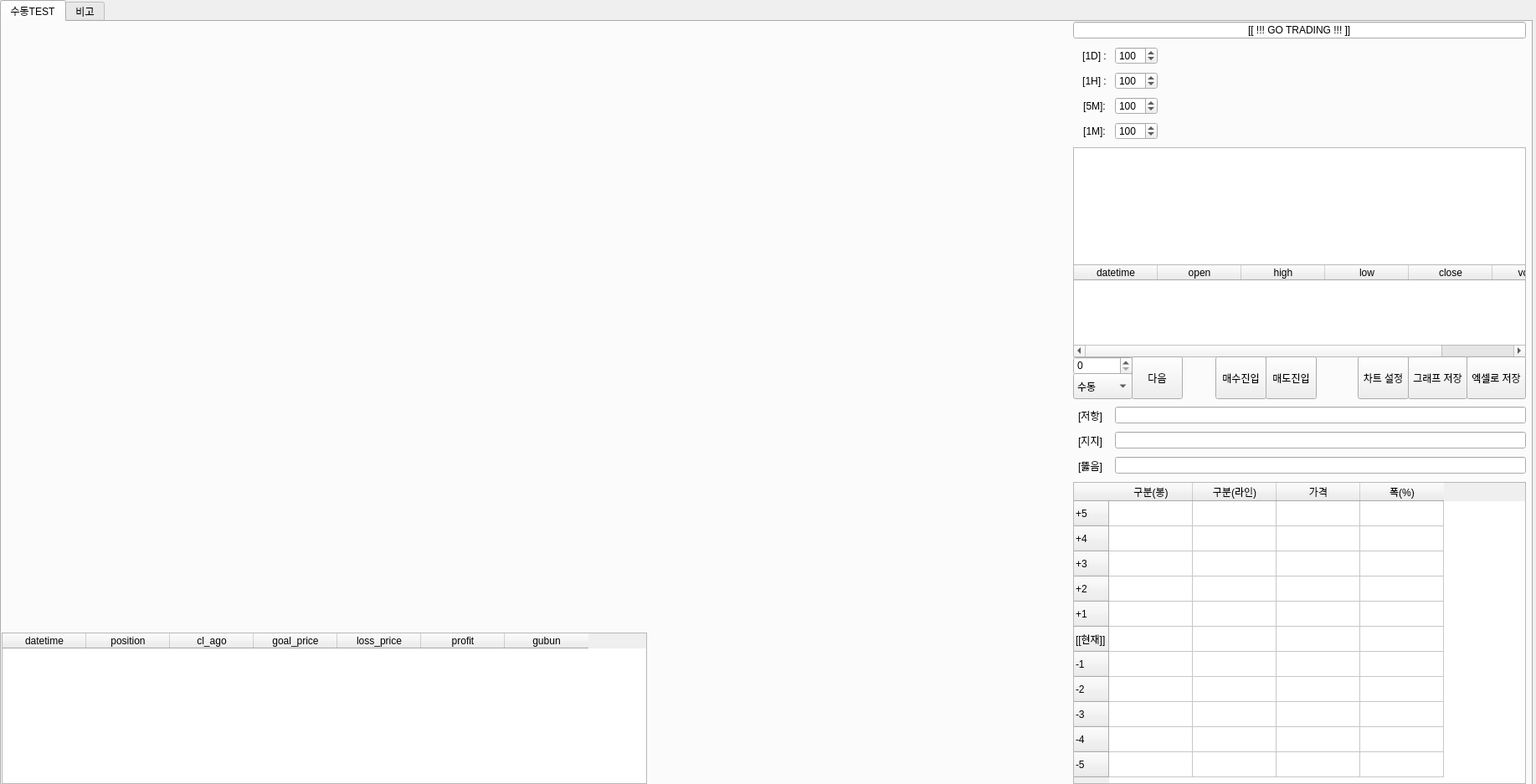
<?xml version="1.0" encoding="UTF-8"?>
<ui version="4.0">
 <class>Form</class>
 <widget class="QWidget" name="Form">
  <property name="geometry">
   <rect>
    <x>0</x>
    <y>0</y>
    <width>1835</width>
    <height>937</height>
   </rect>
  </property>
  <property name="windowTitle">
   <string>Form</string>
  </property>
  <widget class="QTabWidget" name="tabWidget">
   <property name="geometry">
    <rect>
     <x>0</x>
     <y>0</y>
     <width>1831</width>
     <height>941</height>
    </rect>
   </property>
   <property name="currentIndex">
    <number>0</number>
   </property>
   <widget class="QWidget" name="tab">
    <attribute name="title">
     <string>수동TEST</string>
    </attribute>
    <widget class="QTableWidget" name="tableWidget">
     <property name="geometry">
      <rect>
       <x>1280</x>
       <y>290</y>
       <width>541</width>
       <height>111</height>
      </rect>
     </property>
     <property name="sizeAdjustPolicy">
      <enum>QAbstractScrollArea::AdjustToContents</enum>
     </property>
     <property name="autoScroll">
      <bool>true</bool>
     </property>
     <column>
      <property name="text">
       <string>datetime</string>
      </property>
     </column>
     <column>
      <property name="text">
       <string>open</string>
      </property>
     </column>
     <column>
      <property name="text">
       <string>high</string>
      </property>
     </column>
     <column>
      <property name="text">
       <string>low</string>
      </property>
     </column>
     <column>
      <property name="text">
       <string>close</string>
      </property>
     </column>
     <column>
      <property name="text">
       <string>volume</string>
      </property>
     </column>
    </widget>
    <widget class="QPushButton" name="pushButton_4">
     <property name="geometry">
      <rect>
       <x>1450</x>
       <y>400</y>
       <width>61</width>
       <height>51</height>
      </rect>
     </property>
     <property name="text">
      <string>매수진입</string>
     </property>
    </widget>
    <widget class="QSpinBox" name="spinBox">
     <property name="geometry">
      <rect>
       <x>1280</x>
       <y>400</y>
       <width>71</width>
       <height>22</height>
      </rect>
     </property>
     <property name="maximum">
      <number>100000</number>
     </property>
    </widget>
    <widget class="QPushButton" name="pushButton_8">
     <property name="geometry">
      <rect>
       <x>1350</x>
       <y>400</y>
       <width>61</width>
       <height>51</height>
      </rect>
     </property>
     <property name="text">
      <string>다음</string>
     </property>
    </widget>
    <widget class="QPushButton" name="pushButton_5">
     <property name="geometry">
      <rect>
       <x>1510</x>
       <y>400</y>
       <width>61</width>
       <height>51</height>
      </rect>
     </property>
     <property name="text">
      <string>매도진입</string>
     </property>
    </widget>
    <widget class="QTableWidget" name="tableWidget_sure">
     <property name="geometry">
      <rect>
       <x>1280</x>
       <y>550</y>
       <width>541</width>
       <height>361</height>
      </rect>
     </property>
     <property name="sizeAdjustPolicy">
      <enum>QAbstractScrollArea::AdjustToContents</enum>
     </property>
     <property name="autoScroll">
      <bool>true</bool>
     </property>
     <row>
      <property name="text">
       <string>+5</string>
      </property>
     </row>
     <row>
      <property name="text">
       <string>+4</string>
      </property>
     </row>
     <row>
      <property name="text">
       <string>+3</string>
      </property>
     </row>
     <row>
      <property name="text">
       <string>+2</string>
      </property>
     </row>
     <row>
      <property name="text">
       <string>+1</string>
      </property>
     </row>
     <row>
      <property name="text">
       <string>[[현재]]</string>
      </property>
     </row>
     <row>
      <property name="text">
       <string>-1</string>
      </property>
     </row>
     <row>
      <property name="text">
       <string>-2</string>
      </property>
     </row>
     <row>
      <property name="text">
       <string>-3</string>
      </property>
     </row>
     <row>
      <property name="text">
       <string>-4</string>
      </property>
     </row>
     <row>
      <property name="text">
       <string>-5</string>
      </property>
     </row>
     <column>
      <property name="text">
       <string>구분(봉)</string>
      </property>
     </column>
     <column>
      <property name="text">
       <string>구분(라인)</string>
      </property>
     </column>
     <column>
      <property name="text">
       <string>가격</string>
      </property>
     </column>
     <column>
      <property name="text">
       <string>폭(%)</string>
      </property>
     </column>
    </widget>
    <widget class="QLabel" name="label_8">
     <property name="geometry">
      <rect>
       <x>1280</x>
       <y>460</y>
       <width>41</width>
       <height>21</height>
      </rect>
     </property>
     <property name="text">
      <string>[저항]</string>
     </property>
     <property name="alignment">
      <set>Qt::AlignCenter</set>
     </property>
    </widget>
    <widget class="QLineEdit" name="lineEdit_re">
     <property name="geometry">
      <rect>
       <x>1330</x>
       <y>460</y>
       <width>491</width>
       <height>20</height>
      </rect>
     </property>
    </widget>
    <widget class="QLabel" name="label_9">
     <property name="geometry">
      <rect>
       <x>1280</x>
       <y>490</y>
       <width>41</width>
       <height>21</height>
      </rect>
     </property>
     <property name="text">
      <string>[지지]</string>
     </property>
     <property name="alignment">
      <set>Qt::AlignCenter</set>
     </property>
    </widget>
    <widget class="QLineEdit" name="lineEdit_su">
     <property name="geometry">
      <rect>
       <x>1330</x>
       <y>490</y>
       <width>491</width>
       <height>20</height>
      </rect>
     </property>
    </widget>
    <widget class="QComboBox" name="comboBox_mode">
     <property name="geometry">
      <rect>
       <x>1280</x>
       <y>420</y>
       <width>71</width>
       <height>31</height>
      </rect>
     </property>
     <item>
      <property name="text">
       <string>수동</string>
      </property>
     </item>
     <item>
      <property name="text">
       <string>반자동</string>
      </property>
     </item>
    </widget>
    <widget class="QLabel" name="label_10">
     <property name="geometry">
      <rect>
       <x>1280</x>
       <y>520</y>
       <width>41</width>
       <height>21</height>
      </rect>
     </property>
     <property name="text">
      <string>[뚫음]</string>
     </property>
     <property name="alignment">
      <set>Qt::AlignCenter</set>
     </property>
    </widget>
    <widget class="QLineEdit" name="lineEdit_sp">
     <property name="geometry">
      <rect>
       <x>1330</x>
       <y>520</y>
       <width>491</width>
       <height>20</height>
      </rect>
     </property>
    </widget>
    <widget class="QTextEdit" name="textEdit_signal">
     <property name="geometry">
      <rect>
       <x>1280</x>
       <y>150</y>
       <width>541</width>
       <height>141</height>
      </rect>
     </property>
    </widget>
    <widget class="QLineEdit" name="lineEdit_7">
     <property name="geometry">
      <rect>
       <x>1280</x>
       <y>0</y>
       <width>541</width>
       <height>20</height>
      </rect>
     </property>
     <property name="text">
      <string>[[ !!! GO TRADING !!! ]]</string>
     </property>
     <property name="alignment">
      <set>Qt::AlignCenter</set>
     </property>
    </widget>
    <widget class="QWidget" name="verticalLayoutWidget_3">
     <property name="geometry">
      <rect>
       <x>0</x>
       <y>0</y>
       <width>641</width>
       <height>361</height>
      </rect>
     </property>
     <layout class="QVBoxLayout" name="graph_verticalLayout_1d">
      <property name="spacing">
       <number>6</number>
      </property>
      <property name="sizeConstraint">
       <enum>QLayout::SetDefaultConstraint</enum>
      </property>
     </layout>
    </widget>
    <widget class="QWidget" name="verticalLayoutWidget_4">
     <property name="geometry">
      <rect>
       <x>640</x>
       <y>0</y>
       <width>631</width>
       <height>361</height>
      </rect>
     </property>
     <layout class="QVBoxLayout" name="graph_verticalLayout_1h">
      <property name="spacing">
       <number>6</number>
      </property>
      <property name="sizeConstraint">
       <enum>QLayout::SetDefaultConstraint</enum>
      </property>
     </layout>
    </widget>
    <widget class="QWidget" name="verticalLayoutWidget_5">
     <property name="geometry">
      <rect>
       <x>0</x>
       <y>360</y>
       <width>641</width>
       <height>361</height>
      </rect>
     </property>
     <layout class="QVBoxLayout" name="graph_verticalLayout_1m">
      <property name="spacing">
       <number>6</number>
      </property>
      <property name="sizeConstraint">
       <enum>QLayout::SetDefaultConstraint</enum>
      </property>
     </layout>
    </widget>
    <widget class="QWidget" name="verticalLayoutWidget_8">
     <property name="geometry">
      <rect>
       <x>640</x>
       <y>360</y>
       <width>631</width>
       <height>361</height>
      </rect>
     </property>
     <layout class="QVBoxLayout" name="graph_verticalLayout_5m">
      <property name="spacing">
       <number>6</number>
      </property>
      <property name="sizeConstraint">
       <enum>QLayout::SetDefaultConstraint</enum>
      </property>
     </layout>
    </widget>
    <widget class="QTableWidget" name="tableWidget_2">
     <property name="geometry">
      <rect>
       <x>0</x>
       <y>730</y>
       <width>771</width>
       <height>181</height>
      </rect>
     </property>
     <column>
      <property name="text">
       <string>datetime</string>
      </property>
     </column>
     <column>
      <property name="text">
       <string>position</string>
      </property>
     </column>
     <column>
      <property name="text">
       <string>cl_ago</string>
      </property>
     </column>
     <column>
      <property name="text">
       <string>goal_price</string>
      </property>
     </column>
     <column>
      <property name="text">
       <string>loss_price</string>
      </property>
     </column>
     <column>
      <property name="text">
       <string>profit</string>
      </property>
     </column>
     <column>
      <property name="text">
       <string>gubun</string>
      </property>
     </column>
    </widget>
    <widget class="QPushButton" name="pushButton_saveresult">
     <property name="geometry">
      <rect>
       <x>1750</x>
       <y>400</y>
       <width>71</width>
       <height>51</height>
      </rect>
     </property>
     <property name="text">
      <string>엑셀로 저장</string>
     </property>
    </widget>
    <widget class="QPushButton" name="pushButton_savegraph">
     <property name="geometry">
      <rect>
       <x>1680</x>
       <y>400</y>
       <width>71</width>
       <height>51</height>
      </rect>
     </property>
     <property name="text">
      <string>그래프 저장</string>
     </property>
    </widget>
    <widget class="QSpinBox" name="spinBox_chartview_1d">
     <property name="geometry">
      <rect>
       <x>1330</x>
       <y>30</y>
       <width>51</width>
       <height>21</height>
      </rect>
     </property>
     <property name="maximum">
      <number>1000</number>
     </property>
     <property name="singleStep">
      <number>50</number>
     </property>
     <property name="value">
      <number>100</number>
     </property>
    </widget>
    <widget class="QSpinBox" name="spinBox_chartview_1h">
     <property name="geometry">
      <rect>
       <x>1330</x>
       <y>60</y>
       <width>51</width>
       <height>21</height>
      </rect>
     </property>
     <property name="maximum">
      <number>1000</number>
     </property>
     <property name="singleStep">
      <number>50</number>
     </property>
     <property name="value">
      <number>100</number>
     </property>
    </widget>
    <widget class="QSpinBox" name="spinBox_chartview_5m">
     <property name="geometry">
      <rect>
       <x>1330</x>
       <y>90</y>
       <width>51</width>
       <height>21</height>
      </rect>
     </property>
     <property name="maximum">
      <number>1000</number>
     </property>
     <property name="singleStep">
      <number>50</number>
     </property>
     <property name="value">
      <number>100</number>
     </property>
    </widget>
    <widget class="QLabel" name="label_2">
     <property name="geometry">
      <rect>
       <x>1290</x>
       <y>30</y>
       <width>31</width>
       <height>21</height>
      </rect>
     </property>
     <property name="text">
      <string>[1D] :</string>
     </property>
     <property name="alignment">
      <set>Qt::AlignCenter</set>
     </property>
    </widget>
    <widget class="QLabel" name="label_4">
     <property name="geometry">
      <rect>
       <x>1290</x>
       <y>60</y>
       <width>31</width>
       <height>21</height>
      </rect>
     </property>
     <property name="text">
      <string>[1H] :</string>
     </property>
     <property name="alignment">
      <set>Qt::AlignCenter</set>
     </property>
    </widget>
    <widget class="QLabel" name="label_5">
     <property name="geometry">
      <rect>
       <x>1290</x>
       <y>90</y>
       <width>31</width>
       <height>21</height>
      </rect>
     </property>
     <property name="text">
      <string>[5M]:</string>
     </property>
     <property name="alignment">
      <set>Qt::AlignCenter</set>
     </property>
    </widget>
    <widget class="QPushButton" name="pushButton_6">
     <property name="geometry">
      <rect>
       <x>1620</x>
       <y>400</y>
       <width>61</width>
       <height>51</height>
      </rect>
     </property>
     <property name="text">
      <string>차트 설정</string>
     </property>
    </widget>
    <widget class="QLabel" name="label_6">
     <property name="geometry">
      <rect>
       <x>1290</x>
       <y>120</y>
       <width>31</width>
       <height>21</height>
      </rect>
     </property>
     <property name="text">
      <string>[1M]:</string>
     </property>
     <property name="alignment">
      <set>Qt::AlignCenter</set>
     </property>
    </widget>
    <widget class="QSpinBox" name="spinBox_chartview_1m">
     <property name="geometry">
      <rect>
       <x>1330</x>
       <y>120</y>
       <width>51</width>
       <height>21</height>
      </rect>
     </property>
     <property name="maximum">
      <number>1000</number>
     </property>
     <property name="singleStep">
      <number>50</number>
     </property>
     <property name="value">
      <number>100</number>
     </property>
    </widget>
   </widget>
   <widget class="QWidget" name="tab_4">
    <attribute name="title">
     <string>비고</string>
    </attribute>
   </widget>
  </widget>
 </widget>
 <resources/>
 <connections/>
</ui>
